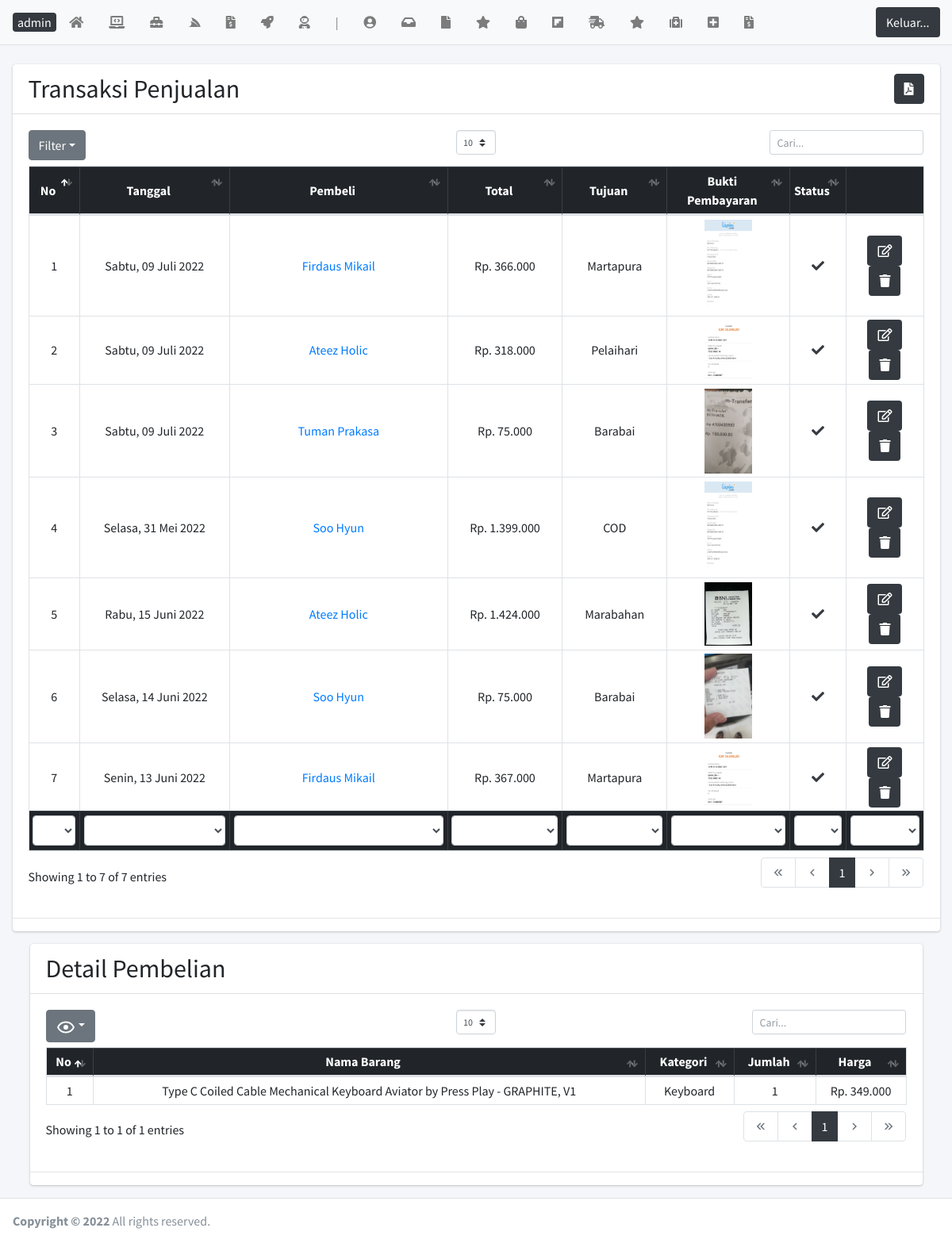
/laman/beli.php?idbeli=51, run on the app's committed database.
### tables this page shows
CREATE TABLE `beli` (
  `idbeli` int(5) NOT NULL,
  `id` int(5) NOT NULL,
  `idongkir` int(5) NOT NULL,
  `tglbeli` date NOT NULL,
  `total` int(11) NOT NULL,
  `bukti` text NOT NULL,
  `status` varchar(30) NOT NULL,
  `namakota` varchar(80) NOT NULL,
  `tarifnya` float NOT NULL,
  `alamat` text NOT NULL
);

CREATE TABLE `user` (
  `id` int(5) NOT NULL,
  `nama` varchar(100) NOT NULL,
  `username` varchar(80) NOT NULL,
  `password` varchar(80) NOT NULL,
  `alamat` text NOT NULL,
  `telp` varchar(15) NOT NULL,
  `email` varchar(100) NOT NULL,
  `jk` enum('0','1') NOT NULL,
  `level` varchar(20) NOT NULL
);

CREATE TABLE `beliproduk` (
  `idbeliproduk` int(5) NOT NULL,
  `idbeli` int(5) NOT NULL,
  `idtanam` int(5) NOT NULL,
  `jumlah` int(5) NOT NULL,
  `namanya` varchar(80) NOT NULL,
  `harganya` float NOT NULL,
  `subharga` float NOT NULL
);

CREATE TABLE `tanam` (
  `idtanam` int(5) NOT NULL,
  `idsupplier` int(5) NOT NULL,
  `namatanam` varchar(80) NOT NULL,
  `kategori` varchar(30) NOT NULL,
  `modal` float NOT NULL,
  `harga` float NOT NULL,
  `deskripsi` text NOT NULL,
  `gambar` text NOT NULL,
  `stok` int(4) NOT NULL,
  `terjual` int(10) NOT NULL
);

### tgl_indo.php (called while the page is built, shortened)
<?php
    function haribulantahun($tanggalnya, $cetak_hari = false){
        $hari = array(
            1 => 'Senin','Selasa','Rabu','Kamis','Jumat','Sabtu','Minggu'
        );
        $bulan = array(
            1 => 'Januari','Februari','Maret','April','Mei','Juni','Juli','Agustus','September','Oktober','November','Desember'
        );
        $split = explode('-', $tanggalnya);
        $tglkutang = $split[2]. ' '. $bulan[ (int)$split[1] ] . ' '. $split[0];
        if($cetak_hari){
            $num = date('N', strtotime($tanggalnya));
            return $hari[$num] . ', ' . $tglkutang;
        }
        return $tglkutang;
    }
?>

### laman/beli.php (the view, shortened to what this page needs)
<?php require('headernya.php'); error_reporting(0);
  $idbeli = $_GET['idbeli'];
  $beliproduk = mysqli_query($kon, "SELECT * FROM beliproduk INNER JOIN tanam ON beliproduk.idtanam = tanam.idtanam WHERE idbeli = '$idbeli' ORDER BY namatanam ASC");
?>
  <div class="content-wrapper">
    <br>
    <section class="content">
      <div class="container-fluid">
        <div class="row">
          <div class="col-12">
            <div class="card">
              <div class="card-header">
                <h2 style="display:inline;">Transaksi Penjualan</h2>
                <button style="float: right" class="btn btn-dark" type="button" data-toggle="modal" data-target="#modal-sm" title="Cetak"><i class="fas fa-file-pdf"></i></button>
              </div>
              <div class="card-body">
                <table id="dataTables" class="table table-bordered table-sm">
                  <thead class="table-dark">
                    <tr class="text-center">
                        <th>No</th>
                        <th>Tanggal</th>
                        <th>Pembeli</th>
                        <th>Total</th>
                        <th>Tujuan</th>
                        <th>Bukti Pembayaran</th>
                        <th>Status</th>
                        <th class="hide"></th>
                    </tr>
                  </thead>
                  <tfoot class="table-dark">
                    <tr class="text-center">
                        <th>No</th>
                        <th>Tanggal</th>
                        <th>Pembeli</th>
                        <th>Total</th>
                        <th>Tujuan</th>
                        <th>Bukti Pembayaran</th>
                        <th>Status</th>
                        <th class="hide"></th>
                    </tr>
                  </tfoot>
                  <tbody>
                    <?php
                      $no = 1;
                      $query = mysqli_query($kon, "SELECT * FROM `beli` INNER JOIN ongkir ON beli.idongkir = ongkir.idongkir INNER JOIN user ON beli.id = user.id WHERE level = 'pelanggan' ORDER BY idbeli DESC");
                      while($data = mysqli_fetch_array($query)){
                        ?>
                          <tr class="text-center">
                          <td><?= $no++ ?></td>
                          <td><?= haribulantahun($data['tglbeli'],true)?></td>
                          <td>
                            <a href="beli.php?idbeli=<?= $data['idbeli'] ?>"><?= $data['nama'] ?></a>
                          </td>
                          <td>Rp. <?= number_format($data['total'],0,',','.') ?> </td>
                          <td><?= $data['namakota'] ?></td>
                          <td><a target="_blank" href="../img/<?= $data['bukti'] ?>"><img src="../img/<?= $data['bukti'] ?>" width='60px'></a></td>
                          <td><?php
                            if($data['status'] == 'Diterima'){
                              ?> <a href="kirim_input.php?idbeli=<?= $data[idbeli] ?>" class="text-dark"><i class='fas fa-check'></i></a>
                              <?php
                            }else if($data['status'] == 'Ditolak'){
                              echo "<i class='fas fa-times'></i>";
                            }else if($data['status'] == 'Menunggu'){
                              echo "<i class='fas fa-clock'></i>";
                            }  ?></td>
                          <td>
                            <button class="btn bg-dark" type="button"><a href="beli_edit.php?idbeli=<?= $data['idbeli'] ?>" class="text-white"><i class="far fa-edit"></i></a></button>
                            <button class="btn bg-dark" onclick="yakin = confirm('Apakah Kamu yakin ingin Menghapus?'); if(yakin){ window.location = 'hapus.php?idbeli=<?= $data['idbeli'] ?>&level=pelanggan';
                              }" type="button"><i class="fas fa-trash"></i></button>
                          </td>
                        <?php
                      }
                    ?>
                  </tbody>
                </table>
              </div>
              <hr>
            </div>
          </div>
        </div>
      </div>
    </section>
    <?php
    if(mysqli_num_rows($beliproduk)> 0){ ?>
    <section class="content">
      <div class="container">
        <div class="row">
          <div class="col-12">
            <div class="card">
              <div class="card-header">
                <h2 style="display:inline;">Detail Pembelian</h2>
              </div>
              <div class="card-body">
                <table id="dataTables1" class="table table-bordered table-sm">
                  <thead class="table-dark">
                    <tr class="text-center">
                        <th>No</th>
                        <th>Nama Barang</th>
                        <th>Kategori</th>
                        <th>Jumlah</th>
                        <th>Harga</th>
                    </tr>
                  </thead>
                  <tbody>
                    <?php
                      $no = 1;
                      while($data = mysqli_fetch_array($beliproduk)){
                        ?>
                          <tr class="text-center">
                          <td><?= $no++ ?></td>
                          <td><?= $data['namatanam'] ?></td>
                          <td><?= $data['kategori'] ?></td>
                          <td><?= $data['jumlah'] ?></td>
                          <td>Rp. <?= number_format($data['harga'],0,',','.') ?> </td>
                        <?php
                      }
                    ?>
                  </tbody>
                </table>
              </div>
              <hr>
            </div>
          </div>
        </div>
      </div>
    </section>
    <?php }?>
  </div>
<?php require('footernya.php') ?>

### data on the page
beli: tglbeli "Sabtu, 09 Juli 2022", user.nama "Firdaus Mikail", total "366.000", namakota "Martapura", bukti (picture)
beli: tglbeli "Sabtu, 09 Juli 2022", user.nama "Ateez Holic", total "318.000", namakota "Pelaihari", bukti (picture)
beli: tglbeli "Sabtu, 09 Juli 2022", user.nama "Tuman Prakasa", total "75.000", namakota "Barabai", bukti (picture)
beli: tglbeli "Selasa, 31 Mei 2022", user.nama "Soo Hyun", total "1.399.000", namakota "COD", bukti (picture)
beli: tglbeli "Rabu, 15 Juni 2022", user.nama "Ateez Holic", total "1.424.000", namakota "Marabahan", bukti (picture)
beli: tglbeli "Selasa, 14 Juni 2022", user.nama "Soo Hyun", total "75.000", namakota "Barabai", bukti (picture)
beli: tglbeli "Senin, 13 Juni 2022", user.nama "Firdaus Mikail", total "367.000", namakota "Martapura", bukti (picture)
beliproduk: idtanam.namatanam "Type C Coiled Cable Mechanical Keyboard Aviator by Press Play - GRAPHITE, V1", idtanam.kategori "Keyboard", jumlah "1", idtanam.harga "349.000"
